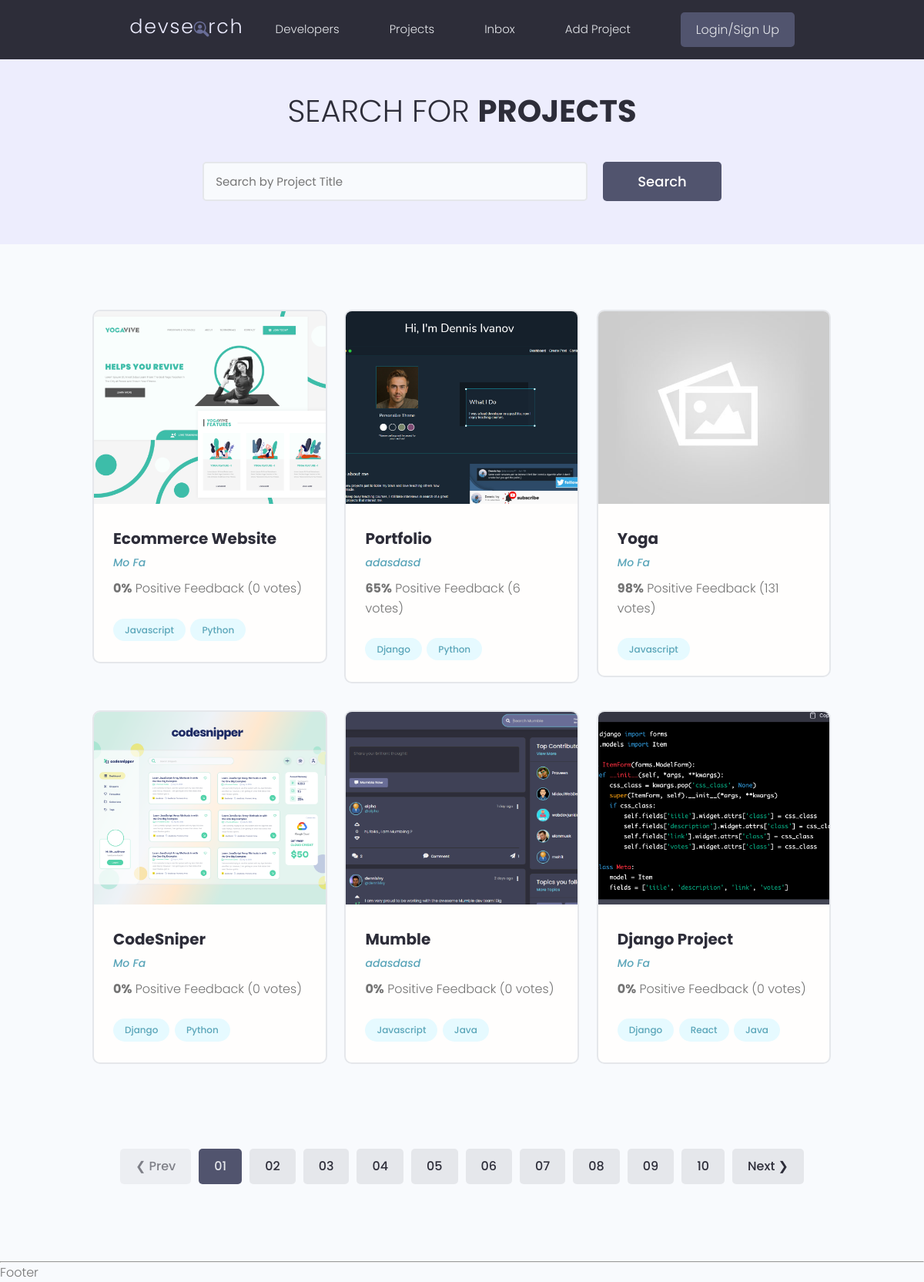
The page /projects/ on the database as committed earlier.
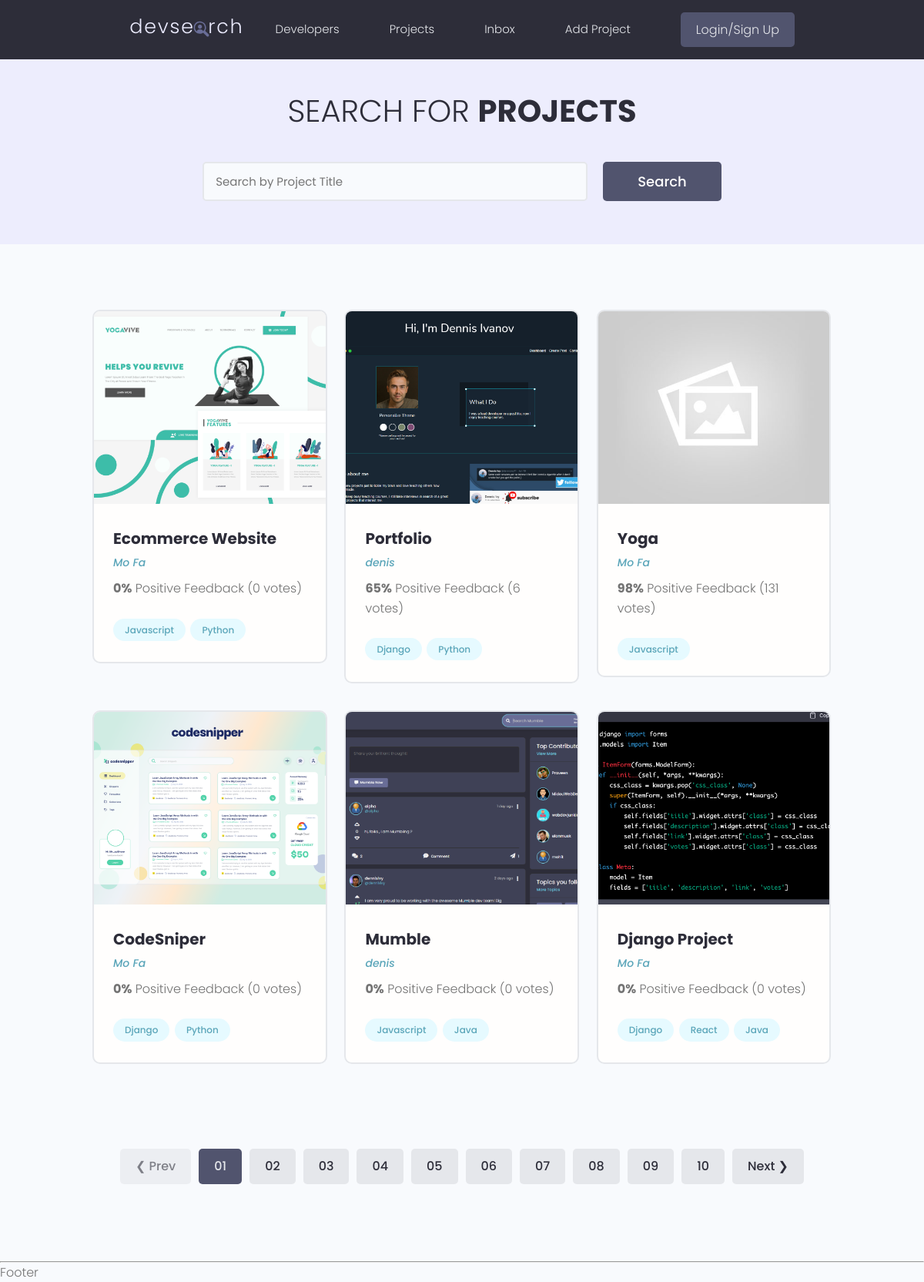
The same page on the database as committed later.
### projects/models.py (models this page shows, shortened)
class Project(models.Model):
    owner = models.ForeignKey(Profile,null=True,blank=True,on_delete=models.SET_NULL)
    title = models.CharField(max_length=200)
    featured_image = models.ImageField(blank=True,null=True,default='default.jpg')
    description = models.TextField(null=True,blank=True)
    demo_link = models.CharField(max_length=2000,null=True,blank=True)
    source_link = models.CharField(max_length=2000,null=True,blank=True)
    created = models.DateTimeField(auto_now_add=True)
    id = models.UUIDField(default=uuid.uuid4,unique=True,primary_key=True,editable=False)
    tags = models.ManyToManyField('Tag',blank=True) #many-many with Class Tag
    vote_total = models.IntegerField(default=0,null=True,blank=True)
    vote_ratio = models.IntegerField(default=0, null=True, blank=True)

class Tag(models.Model):
    created = models.DateTimeField(auto_now_add=True)
    id = models.UUIDField(default=uuid.uuid4, editable=False, primary_key=True, unique=True)
    name =  models.CharField(max_length=200)
    def __str__(self):
        return self.name

### users/models.py (models this page shows, shortened)
class Profile(models.Model):
    user = models.OneToOneField(User,on_delete=models.CASCADE,null=True,blank=True)
    name = models.CharField(null=True,blank=True,max_length=255)
    email = models.EmailField(blank=True,null=True)
    short_intro = models.CharField(max_length=200,null=True,blank=True)
    bio = models.TextField(null=True,blank=True)
    username = models.CharField(max_length=255,null=True,blank=True)
    profile_image = models.ImageField(null=True,blank=True,upload_to='profiles/',default="images/profile-pics/user-default.png")
    social_github = models.CharField(max_length=200,null=True,blank=True)
    social_linkedin = models.CharField(max_length=200, null=True, blank=True)
    social_stack_over_flow = models.CharField(max_length=200, null=True, blank=True)
    social_youtube = models.CharField(max_length=200, null=True, blank=True)
    social_twitter = models.CharField(max_length=200, null=True, blank=True)
    created = models.DateTimeField(auto_now_add=True)
    id = models.UUIDField(default=uuid.uuid4,unique=True,primary_key=True,editable=False)
    location = models.CharField(max_length=20,null=True,blank=True)

### projects/views.py (the view)
# urls.py: path('',include('projects.urls')),
def projects(request):
    projects = Project.objects.all()
    context = {'projects':projects}
    return render(request,'projects/projects.html',context)

### projects/templates/projects/projects.html (shortened to what this page needs)
{% extends 'main.html' %}
{% block content %}
<main class="projects">
    <section class="hero-section text-center">
      <div class="container container--narrow">
        <div class="hero-section__box">
          <h2>Search for <span>Projects</span></h2>
        </div>
        <div class="hero-section__search">
          <form class="form" action="#" method="get">
            <div class="form__field">
              <input class="input input--text" id="formInput#search" type="text" name="text"
                placeholder="Search by Project Title" />
            </div>
            <input class="btn btn--sub btn--lg" type="submit" value="Search" />
          </form>
        </div>
      </div>
    </section>
    <section class="projectsList">
      <div class="container">
        <div class="grid grid--three">
            {% for project in projects %}
          <div class="column">
            <div class="card project">
              <a href="{% url 'project' project.id %}" class="project">
                <img class="project__thumbnail" src="{{ project.featured_image.url }}" alt="project thumbnail" />
                <div class="card__body">
                  <h3 class="project__title">{{ project.title }}</h3>
                  <p><a class="project__author" href="{% url 'userProfile' project.owner.id %}">{{project.owner.name}}</a></p>
                  <p class="project--rating">
                    <span style="font-weight: bold;">{{project.vote_ratio}}%</span> Positive Feedback ({{ project.vote_total }} vote{{ project.vote_total|pluralize:"s" }})
                  </p>
                  <div class="project__tags">
                      {%  for tag in project.tags.all  %}
                    <span class="tag tag--pill tag--main">
                      <small>{{tag}}</small>
                    </span>
                    {% endfor %}
                  </div>
                </div>
              </a>
            </div>
          </div>
            {% endfor %}
        </div>
      </div>
    </section>
    <div class="pagination">
      <ul class="container">
        <li><a href="#" class="btn btn--disabled">&#10094; Prev</a></li>
        <li><a href="#" class="btn btn--sub">01</a></li>
        <li><a href="#" class="btn">02</a></li>
        <li><a href="#" class="btn">03</a></li>
        <li><a href="#" class="btn">04</a></li>
        <li><a href="#" class="btn">05</a></li>
        <li><a href="#" class="btn">06</a></li>
        <li><a href="#" class="btn">07</a></li>
        <li><a href="#" class="btn">08</a></li>
        <li><a href="#" class="btn">09</a></li>
        <li><a href="#" class="btn">10</a></li>
        <li><a href="#" class="btn">Next &#10095;</a></li>
      </ul>
    </div>
  </main>
</body>
{% endblock %}

### templates/main.html (shortened to what this page needs)
<!DOCTYPE html>
{% load static %}
<html lang="en">
<head>
  <link rel="stylesheet" href="https://cdn.iconmonstr.com/1.3.0/css/iconmonstr-iconic-font.min.css" />
  <link rel="stylesheet" href="{% static 'uikit/styles/uikit.css' %}" />
  <link rel="stylesheet" href="{% static 'styles/app.css' %}" />
</head>
<body>
{% include 'navbar.html' %}
{% block content%}
{% endblock %}
<hr>
<p>Footer</p>
</body>
</html>

### templates/navbar.html (shortened to what this page needs)
{% load static %}
<header class="header">
    <div class="container container--narrow">
      <a href="{% url 'profiles' %}" class="header__logo">
        <img src="{% static 'images/logo.svg' %}" alt="DevSearch Logo" />
      </a>
      <nav class="header__nav">
        <ul class="header__menu">
          <li class="header__menuItem"><a href="{% url 'profiles' %}">Developers</a></li>
          <li class="header__menuItem"><a href="{% url 'projects'%}">Projects</a></li>
          <li class="header__menuItem"><a href="">Inbox</a></li>
          <li class="header__menuItem"><a href="{% url 'create-project' %}">Add Project</a></li>
          <li class="header__menuItem"><a href="" class="btn btn--sub">Login/Sign Up</a></li>
        </ul>
      </nav>
    </div>
  </header>

### static/styles/app.css (style rules this page uses)
:root { --color-sub: #2d2d39; }
.btn--sub { background-color: var(--color-sub-light); }
.card { border: 2px solid var(--color-light); }
img { width: 100%; }
.header { position: sticky; z-index: 111; background-color: var(--color-sub); padding: 1.5rem 0; }
.header > .container { display: flex; justify-content: space-between; align-items: center; }
.header__logo > img { height: 3.8rem; }
.header__nav > ul { display: inline-flex; align-items: center; list-style: none; gap: 6.5rem; }
.header__menuItem > a { color: var(--color-light); font-weight: 300; }
.hero-section { height: 40vh; display: flex; align-items: center; background-color: var(--color-sub); }
.hero-section__box { margin-bottom: 4rem; }
.hero-section__box > h2, .hero-section__box > h2 > span { font-size: 4rem; color: var(--color-light); line-height: 1.3; text-transform: uppercase; }
.hero-section__box > h2 { font-weight: 300; }
.hero-section__box > h2 > span { font-weight: 700; }
.hero-section__search > .form { display: flex; align-items: center; justify-content: center; gap: 2rem; }
.hero-section__search > .form input.input--text { width: 50rem; }
.pagination { margin-top: 8rem; margin-bottom: 10rem; }
.pagination > ul { flex-wrap: wrap; list-style: none; display: flex; align-items: center; justify-content: center; gap: 1rem; }
.pagination .btn { color: var(--color-sub); }
.pagination .btn.btn--sub { color: var(--color-light); }
.project__author { font-size: 1.4rem; font-style: italic; }
.project--rating { margin-bottom: 1.6em; margin-top: .5em; }
.projects > .hero-section { background: var(--color-sub-lighter); height: 30vh; }
.projects .hero-section__box { margin-bottom: 2.5rem; }
.projects .hero-section__box > h2 { color: var(--color-sub); }
.projects .hero-section__box > h2 > span { font-weight: 700; color: var(--color-sub); }
.projectsList { margin-top: 8rem; }
.project__thumbnail { height: 25rem; object-fit: cover; object-position: top center; }
.project__title { font-size: 2rem; font-weight: 700; color: var(--color-sub); }

### static/uikit/styles/modules/_variables.css (style rules this page uses)
:root { --color-main: #5aa5b9; --color-main-light: #e6faff; --color-sub: #3f4156; --color-sub-light: #51546e; --color-sub-lighter: #ededfd; --color-text: #737373; --color-gray: #8b8b8b; --color-light: #e5e7eb; --color-light-gray: #767676; --color-bg: #f8fafd; --color-white: #fffefd; --color-white-light: #f3f3f3; --color-success: #359e64; --color-success-bg: #def8e8; --color-error: #fc4b0b; --color-error-bg: #fff2ee; --font-base: 'Poppins', arial, helvetica, 'Segoe UI', roboto, ubuntu, sans-serif; --font-monospace: 'Fira Code', 'Courier New', courier, monospace; --font-regular: 300; --font-medium: 500; --font-bold: 700; --generic-shadow: 1px 1px 5px #00000010; --generic-transition: all 0.3s ease-in-out; }

### static/uikit/styles/modules/_base.css (style rules this page uses)
* { margin: 0; padding: 0; box-sizing: border-box; text-rendering: optimizeLegibility; color: inherit; font-size: inherit; }
html { font-size: 50%; }
@media only screen and (min-width: 480px) { html { font-size: 56.25%; } }
@media only screen and (min-width: 1200px) { html { font-size: 62.5%; } }
body { line-height: 1.6; font-weight: 400; font-size: 1.5rem; color: var(--color-text); background-color: var(--color-bg); min-height: 100vh; }

### static/uikit/styles/modules/_typography.css (style rules this page uses)
* { font-family: var(--font-base); }
h2 { font-size: 3.6rem; font-weight: var(--font-bold); }
h3 { font-size: 3.2rem; font-weight: var(--font-medium); }
p, span, strong { font-size: 1.6rem; color: var(--color-text); font-weight: var(--font-regular); }
a { padding-bottom: 2px; text-decoration: none; display: inline-block; color: var(--color-main); font-weight: var(--font-medium); }

### static/uikit/styles/modules/_utilities.css (style rules this page uses)
.container { width: 92%; max-width: 165rem; margin: 0 auto; box-sizing: border-box; }
.container--narrow { width: 92%; max-width: 120rem; }
@media screen and (min-width: 1000px) { .container { width: 90%; } }
@media screen and (min-width: 1000px) { .container--narrow { width: 85%; } }
@media screen and (min-width: 1200px) { .container { width: 80%; } }
@media screen and (min-width: 1200px) { .container--narrow { width: 72%; } }
.text-center { text-align: center; }

### static/uikit/styles/modules/_card.css (style rules this page uses)
.card { border-radius: 1rem; background-color: var(--color-white); border: 1.5px solid var(--color-light); width: auto; height: auto; margin-top: 0.5rem; margin-bottom: 0.5rem; overflow: hidden; }
.card__body, .card__header { padding: 2rem 2.5rem; }

Rows that differ between the two databases and show on the page:
changed through a linked row, Project "Portfolio": owner.name "adasdasd" → "denis"
changed through a linked row, Project "Mumble": owner.name "adasdasd" → "denis"
